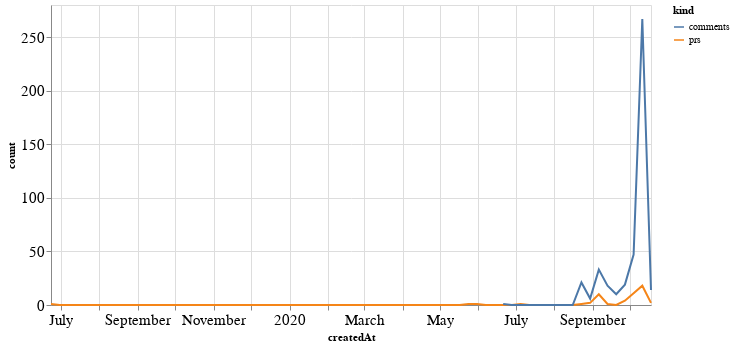

The code cell stored with this chart in its notebook:
### Code cell
alt.Chart(total_time, width=600).mark_line().encode(
    x='createdAt',
    y='count',
    color='kind'
)

### Figure 1 — Vega-Lite specification as saved in the notebook (floating-point values rounded to 4 significant figures; data arrays with more than 128 entries replaced by an {"elided": "..."} marker saying what was removed)
{"config": {"axisLeft": {"labelFontSize": 15}, "axisBottom": {"labelFontSize": 15}}, "data": {"name": "data-0bb69061b6e4b63f9368c3deef2cc9d7"}, "mark": "line", "encoding": {"color": {"type": "nominal", "field": "kind"}, "x": {"type": "temporal", "field": "createdAt"}, "y": {"type": "quantitative", "field": "count"}}, "width": 600, "$schema": "https://vega.github.io/schema/vega-lite/v4.8.1.json", "datasets": {"data-0bb69061b6e4b63f9368c3deef2cc9d7": {"elided": "140 records"}}}
